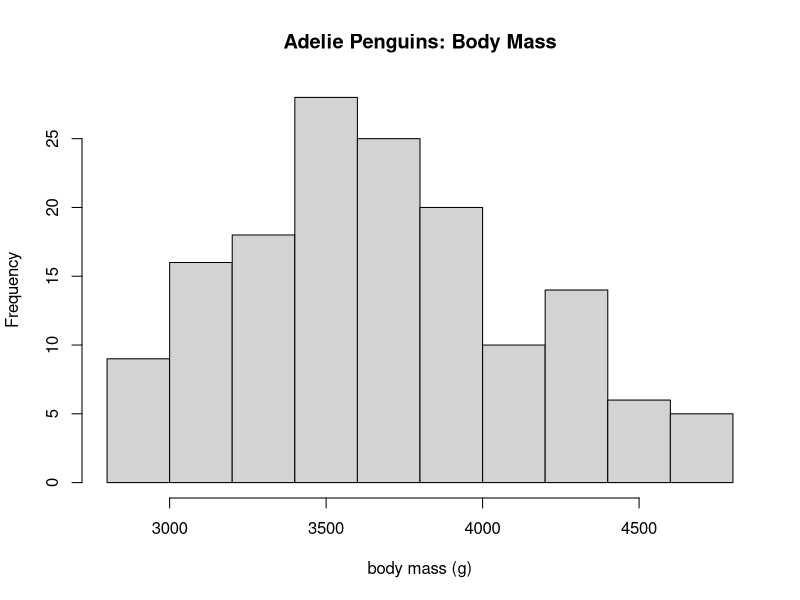
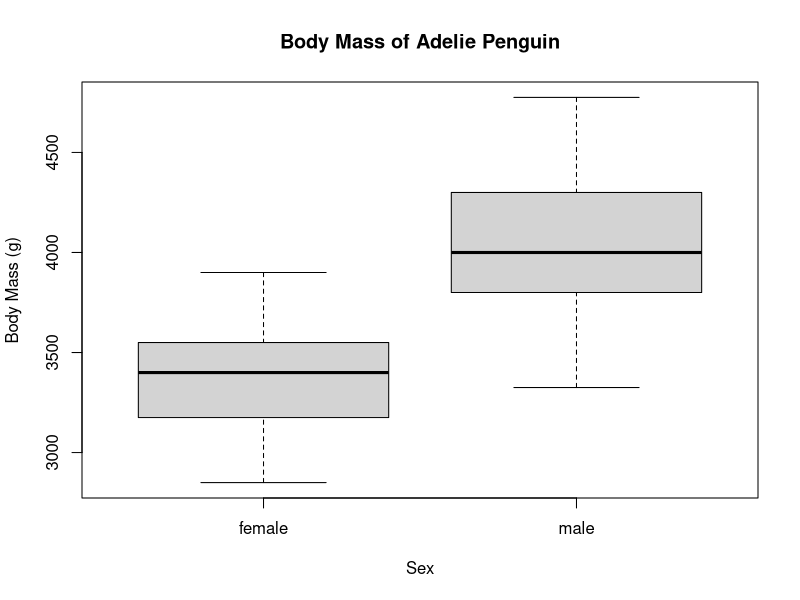

Generate these figures, in order, with R:
## ---- chunk 1
require(palmerpenguins)

## ---- chunk 2
dat_ade = droplevels(subset(penguins, species == "Adelie"))

## ---- chunk 3
hist(dat_ade$body_mass_g, main = "Adelie Penguins: Body Mass", xlab = "body mass (g)")

## ---- chunk 4
dat_ade
## ---- chunk 5
boxplot(body_mass_g ~ sex,
        data = dat_ade,
        main = "Body Mass of Adelie Penguin",
        xlab = "Sex",
        ylab = "Body Mass (g)")

## ---- chunk 6
dat_ade_fem = droplevels(subset(penguins, species == "Adelie", sex == "female"))
## ---- chunk 7
dat_ade_fem
## ---- chunk 8
dat_ade_fem = droplevels(subset(dat_ade, sex == "female"))
## ---- chunk 9
dat_ade_fem
## ---- chunk 10
t.test(dat_ade_fem$body_mass_g, y = NULL, alternative = "two.sided", mu = 0, conf.level = 0.95)
## ---- chunk 11
dat_ade_male = droplevels(subset(dat_ade, sex == "male"))
## ---- chunk 12
dat_ade_male
## ---- chunk 13
t.test(dat_ade_male$body_mass_g, y = NULL, alternative = "greater", mu = 0, conf.level = 0.95)
## ---- chunk 14
t.test(dat_ade_fem$body_mass_g, dat_ade_male$body_mass_g)
